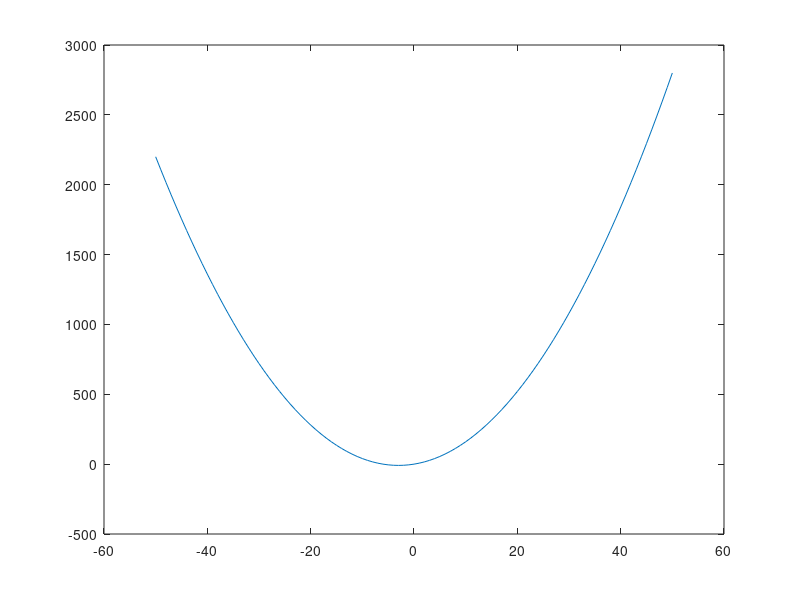

The MATLAB source for this figure:
%Octave Script
%Title  :Grafica 4
%Author :Cesar Manrique de Jesus
%Description  :Graficar funcion 
%Date:  202123534
%version  :4
%notes          :Requiere aplicacion de octave
%

clear
%Dominio de la funcion
x=-50:1:50;
% Rango de la funcion
fx = ((x.^2) + (6*x));
% Funcion a plotear Funcion
plot(x,fx)
